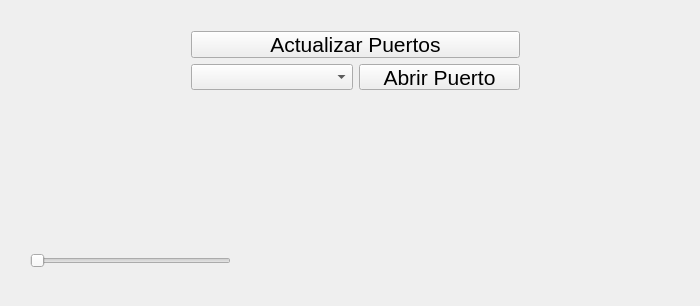
<?xml version="1.0" encoding="UTF-8"?>
<ui version="4.0">
 <class>Widget</class>
 <widget class="QWidget" name="Widget">
  <property name="geometry">
   <rect>
    <x>0</x>
    <y>0</y>
    <width>700</width>
    <height>306</height>
   </rect>
  </property>
  <property name="windowTitle">
   <string>Widget</string>
  </property>
  <widget class="QWidget" name="layoutWidget">
   <property name="geometry">
    <rect>
     <x>30</x>
     <y>140</y>
     <width>641</width>
     <height>81</height>
    </rect>
   </property>
   <layout class="QHBoxLayout" name="horizontalLayout_3">
    <property name="spacing">
     <number>0</number>
    </property>
    <item>
     <widget class="QLabel" name="label">
      <property name="text">
       <string/>
      </property>
     </widget>
    </item>
    <item>
     <widget class="QLabel" name="label_2">
      <property name="text">
       <string/>
      </property>
     </widget>
    </item>
    <item>
     <widget class="QLabel" name="label_3">
      <property name="text">
       <string/>
      </property>
     </widget>
    </item>
    <item>
     <widget class="QLabel" name="label_4">
      <property name="text">
       <string/>
      </property>
     </widget>
    </item>
    <item>
     <widget class="QLabel" name="label_5">
      <property name="text">
       <string/>
      </property>
     </widget>
    </item>
    <item>
     <widget class="QLabel" name="label_6">
      <property name="text">
       <string/>
      </property>
     </widget>
    </item>
    <item>
     <widget class="QLabel" name="label_7">
      <property name="text">
       <string/>
      </property>
     </widget>
    </item>
    <item>
     <widget class="QLabel" name="label_8">
      <property name="text">
       <string/>
      </property>
     </widget>
    </item>
   </layout>
  </widget>
  <widget class="QSlider" name="horizontalSlider">
   <property name="geometry">
    <rect>
     <x>30</x>
     <y>250</y>
     <width>201</width>
     <height>21</height>
    </rect>
   </property>
   <property name="minimum">
    <number>0</number>
   </property>
   <property name="maximum">
    <number>255</number>
   </property>
   <property name="value">
    <number>0</number>
   </property>
   <property name="orientation">
    <enum>Qt::Horizontal</enum>
   </property>
  </widget>
  <widget class="QWidget" name="">
   <property name="geometry">
    <rect>
     <x>180</x>
     <y>20</y>
     <width>351</width>
     <height>81</height>
    </rect>
   </property>
   <layout class="QGridLayout" name="gridLayout">
    <item row="0" column="0" colspan="2">
     <widget class="QPushButton" name="pushButton_2">
      <property name="font">
       <font>
        <pointsize>16</pointsize>
       </font>
      </property>
      <property name="text">
       <string>Actualizar Puertos</string>
      </property>
     </widget>
    </item>
    <item row="1" column="0">
     <widget class="QComboBox" name="comboBox">
      <property name="font">
       <font>
        <pointsize>16</pointsize>
       </font>
      </property>
     </widget>
    </item>
    <item row="1" column="1">
     <widget class="QPushButton" name="pushButton">
      <property name="font">
       <font>
        <pointsize>16</pointsize>
       </font>
      </property>
      <property name="text">
       <string>Abrir Puerto</string>
      </property>
     </widget>
    </item>
   </layout>
  </widget>
 </widget>
 <layoutdefault spacing="6" margin="11"/>
 <resources/>
 <connections/>
</ui>
